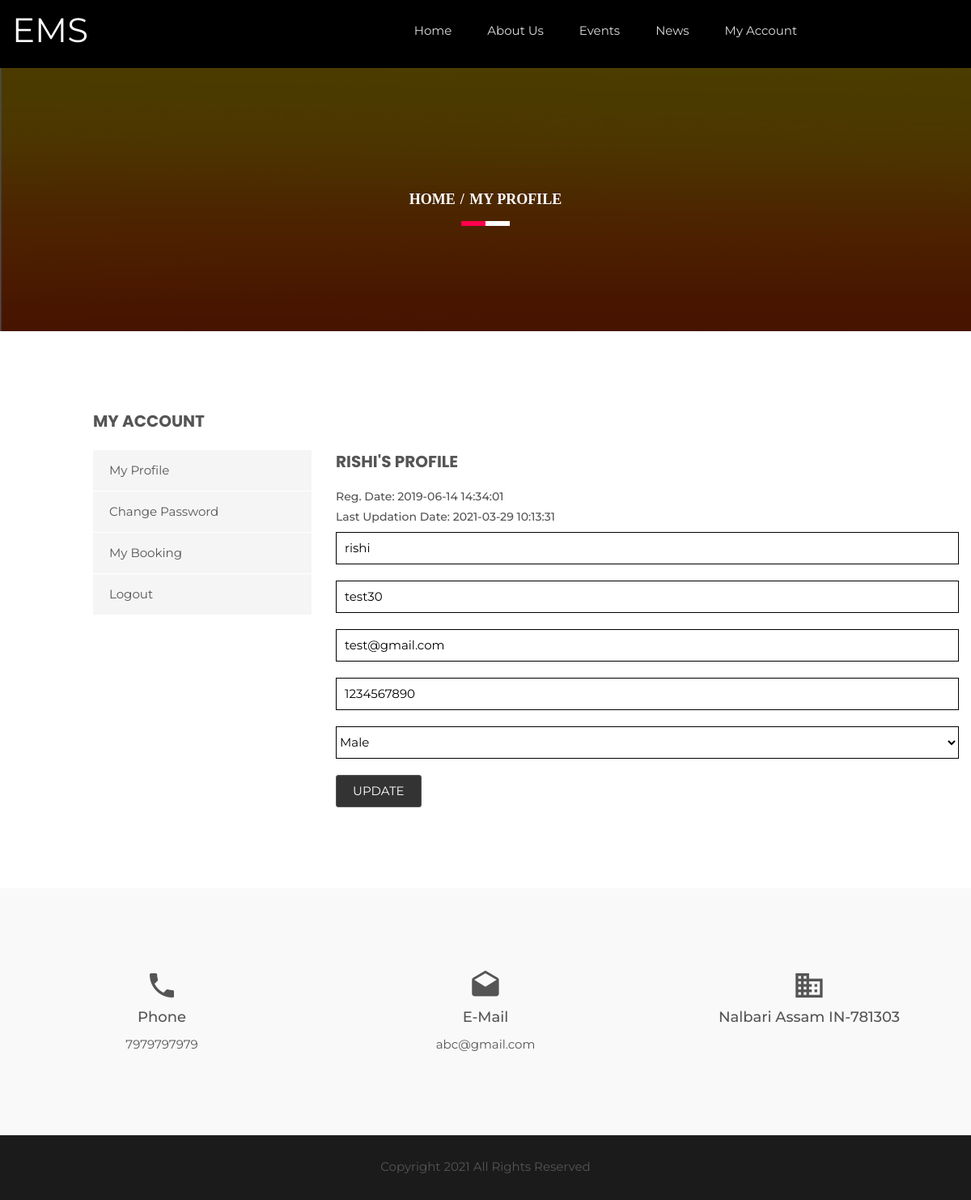
/profile.php (signed in), run on the app's committed database.
### tables this page shows
CREATE TABLE IF NOT EXISTS `tblgenralsettings` (
  `id` int(11) NOT NULL AUTO_INCREMENT,
  `SiteName` varchar(200) DEFAULT NULL,
  `PhoneNumber` bigint(12) DEFAULT NULL,
  `EmailId` varchar(255) DEFAULT NULL,
  `address` mediumtext,
  `footercontent` mediumtext,
  `LastUpdationDate` timestamp NULL DEFAULT NULL ON UPDATE CURRENT_TIMESTAMP,
  PRIMARY KEY (`id`)
);

CREATE TABLE IF NOT EXISTS `tblusers` (
  `Userid` int(11) NOT NULL AUTO_INCREMENT,
  `FullName` varchar(255) DEFAULT NULL,
  `UserName` varchar(200) DEFAULT NULL,
  `Emailid` varchar(255) DEFAULT NULL,
  `PhoneNumber` bigint(12) DEFAULT NULL,
  `UserGender` varchar(100) DEFAULT NULL,
  `UserPassword` varchar(255) DEFAULT NULL,
  `RegDate` timestamp NULL DEFAULT CURRENT_TIMESTAMP,
  `LastUpdationDate` timestamp NULL DEFAULT NULL ON UPDATE CURRENT_TIMESTAMP,
  `IsActive` int(1) DEFAULT NULL,
  PRIMARY KEY (`Userid`)
);

### profile.php (the view, shortened to what this page needs)
<?php
include('includes/config.php');
if(strlen($_SESSION['usrid'])==0)
    {
header('location:logout.php');
}
else{
    ?>
<!doctype html>
<html class="no-js" lang="en">
    <head>
        <link rel="stylesheet" href="css/bootstrap.min.css">
        <link rel="stylesheet" href="css/animate.css">
        <link rel="stylesheet" href="css/meanmenu.min.css">
        <link rel="stylesheet" href="css/owl.carousel.css">
        <link rel="stylesheet" href="css/icofont.css">
        <link rel="stylesheet" href="css/nivo-slider.css">
        <link rel="stylesheet" href="css/animate-text.css">
        <link rel="stylesheet" href="css/material-design-iconic-font.min.css">
		<link rel="stylesheet" href="style.css">
        <link rel="stylesheet" href="css/responsive.css">
		<link href="css/color/skin-default.css" rel="stylesheet">
    </head>
    <body>
         <div class="wrapper single-blog">
           <div id="home" class="header-slider-area">
                   <?php include_once('includes/header.php');?>
            </div>
            <div class="breadcumb-area bg-overlay">
                <div class="container">
                    <ol class="breadcrumb">
                        <li><a href="index.html">Home</a></li>
                        <li class="active">My Profile</li>
                    </ol>
                </div>
            </div>
            <div class="single-blog-area ptb100 fix">
               <div class="container">
                   <div class="row">
<?php include_once('includes/myaccountbar.php');?>
                       <div class="col-md-8 col-sm-7">
                           <div class="single-blog-body">
<?php
$uid=$_SESSION['usrid'];
$sql = "SELECT * from  tblusers where Userid=:uid";
$query = $dbh -> prepare($sql);
$query -> bindParam(':uid',$uid, PDO::PARAM_STR);
$query->execute();
$results=$query->fetchAll(PDO::FETCH_OBJ);
if($query->rowCount() > 0)
{
foreach($results as $result)
{    ?>
                                <div class="Leave-your-thought mt50">
                                    <h3 class="aside-title uppercase"><?php echo htmlentities($result->FullName);?>'s Profile</h3>
<h5>Reg. Date: <?php echo htmlentities($result->RegDate);?> </h5>
<?php if($result->LastUpdationDate!=""){?>
<h5>Last Updation Date: <?php echo htmlentities($result->LastUpdationDate);?> </h5>
<?php } ?>
                                    <div class="row">
                                        <form name="signup" method="post">
                                            <div class="col-md-12 col-sm-6 col-xs-12 lyt-left">
                                                <div class="input-box leave-ib">
<input type="text" placeholder="Name" class="info" name="name" value="<?php echo htmlentities($result->FullName);?>" required="true">
<input type="text" placeholder="Username" class="info" name="username" id="username" value="<?php echo htmlentities($result->UserName);?>" readonly="true" >
<input type="email" placeholder="Email Id" class="info" name="email" required="true" value="<?php echo htmlentities($result->Emailid);?>">
<input type="tel" placeholder="Phone Number" pattern="[0-9]{10}" title="10 numeric characters only" class="info" name="phonenumber" maxlength="10" required="true" value="<?php echo htmlentities($result->PhoneNumber);?>">
<select class="info" name="gender" required="true">
<option value="<?php echo htmlentities($result->UserGender);?>"><?php echo htmlentities($result->UserGender);?></option>
</select>
</div>
                                            </div>
<div class="col-xs-12">
<div class="input-box post-comment">
<input type="submit" value="Update" id="update" name="update" class="submit uppercase">
</div>
</div>
                                        </form>
                                    </div>
<?php }} ?>
                                </div>
                           </div>
                       </div>
               </div>
           </div></div>
                 <?php include_once('includes/footer.php');?>
         </div>
    </body>
</html>
<?php } ?>

### includes/header.php (shortened to what this page needs)
<?php
$ret = "Select  SiteName from tblgenralsettings ";
$querys = $dbh -> prepare($ret);
$querys->execute();
$resultss=$querys->fetchAll(PDO::FETCH_OBJ);
if($querys->rowCount() > 0)
{
foreach($resultss as $rows)
{ ?>
   <div id="home" class="header-slider-area">
                <div class="header-area header-2">
                    <div id="sticker" class="logo-menu-area header-area-2">
                        <div class="container hidden-xs">
                            <div class="row">
                                <div class="col-md-2 col-sm-3">
                                    <div class="logo">
                                        <a href="index.php" style="font-size:42px; color:#fff"><?php echo htmlentities($rows->SiteName);?></a>
                                    </div>
                                </div>
                                <div class="col-md-8 col-sm-9">
                                    <div class="main-menu text-right">
                                        <nav>
                                            <ul id="nav">
                                                <li><a class="smooth-scroll" href="index.php">Home</a></li>
                                                <li><a class="smooth-scroll" href="about-us.php">About Us</a></li>
                                                <li><a class="smooth-scroll" href="all-events.php">Events</a></li>
                                                <li><a class="smooth-scroll" href="news.php">News</a></li>
                                                <?php if(strlen($_SESSION['usrid']==0)){?>
                                                <li><a class="smooth-scroll" href="signup.php">Signup</a></li>
                                                 <li><a class="smooth-scroll" href="signin.php">Login</a></li>
                                             <?php } else {?>
<li><a class="smooth-scroll" href="profile.php">My Account</a></li>
                                             <?php } ?>
                                            </ul>
                                        </nav>
                                    </div>
                                </div>
                                </div>
                            </div>
                        </div>
                    </div>
                    <?php }} ?>

### includes/footer.php (shortened to what this page needs)
<?php
$ret = "Select  PhoneNumber,address,EmailId,footercontent from tblgenralsettings ";
$querys = $dbh -> prepare($ret);
$querys->execute();
$resultss=$querys->fetchAll(PDO::FETCH_OBJ);
if($querys->rowCount() > 0)
{
foreach($resultss as $rows)
{ ?>
 <div class="information-area off-white ptb100">
                    <div class="container">
                        <div class="row">
                            <div class="col-md-4 col-sm-3 col-xs-12">
                                <div class="single-information text-center">
                                    <div class="info-icon">
                                        <i class="zmdi zmdi-phone"></i>
                                    </div>
                                    <h4>Phone</h4>
                                    <p><?php echo htmlentities($rows->PhoneNumber);?></p>
                                </div>
                            </div>
                            <div class="col-md-4 col-sm-3 col-xs-12">
                                <div class="single-information text-center">
                                    <div class="info-icon">
                                        <i class="zmdi zmdi-email-open"></i>
                                    </div>
                                    <h4>E-Mail</h4>
                                    <p><a href="mailto:company@email.com"><?php echo htmlentities($rows->EmailId);?></a></p>
                                </div>
                            </div>
                            <div class="col-md-4 col-sm-3 col-xs-12">
                                <div class="single-information text-center">
                                    <div class="info-icon">
                                        <i class="zmdi zmdi-city-alt"></i>
                                    </div>
                                    <h4><?php echo htmlentities($rows->address);?></h4>
                                </div>
                            </div>
                        </div>
                    </div>
                </div>
            <div class="footer-area" align="center">
                <div class="container">
                    <div class="row">
                        <div class="col-md-12 col-sm-6 col-xs-12">
                            <div class="social-area">
                             <?php echo htmlentities($rows->footercontent);?>
                            </div>
                        </div>
                    </div>
                </div>
            </div>
            <?php }} ?>

### style.css (style rules this page uses)
.container { width: 1200px }
html, body { height: 100%; font-family: 'Montserrat', sans-serif; font-size: 15px; color: #555; line-height: 25px; }
.fix { overflow: hidden }
p { margin: 0 0 15px }
h1, h2, h3, h4, h5, h6 { margin: 0 0 10px }
a { -webkit-transition: all 0.3s ease 0s; transition: all 0.3s ease 0s; text-decoration: none; color: #555; }
ul { list-style: outside none none; margin: 0; padding: 0; }
.mt50 { margin-top: 50px }
.ptb100 { padding: 100px 0 }
.uppercase { text-transform: uppercase }
.off-white { background: #f9f9f9 }
.wrapper { background: #fff }
ul li { display: inline-block }
.main-menu ul li a { color: #ddd }
.logo-menu-area { padding: 35px 0 }
.main-menu ul li { margin-right: 40px }
.main-menu ul li:last-child { margin: 0 }
.header-area { left: 0; position: absolute; top: 0; width: 100%; z-index: 999; }
.header-slider-area { position: relative }
.bg-overlay { position: relative; z-index: 1; }
.bg-overlay:before { background: #000 none repeat scroll 0 0; content: ""; height: 100%; left: 0; opacity: 0.85; -ms-filter: "progid:DXImageTransform.Microsoft.Alpha(Opacity=85)"; position: absolute; top: 0; width: 100%; z-index: -1; }
.breadcumb-area.bg-overlay:before { opacity: 0.7; -ms-filter: "progid:DXImageTransform.Microsoft.Alpha(Opacity=70)"; }
input { border: 1px solid #555555; border-radius: 4px; height: 45px; line-height: 45px; padding: 0 10px; }
.input-box { display: inline-block }
input.submit { width: 95px; border-radius: 3px; float: right; height: 37px; line-height: 37px; background: #dddddd; }
.info-icon { font-size: 40px; margin-bottom: 10px; }
.single-information > p { margin-bottom: 5px }
.single-information p:last-child { margin: 0 }
.footer-area { background: #1b1b1b none repeat scroll 0 0; height: 80px; line-height: 78px; }
.header-2 { background: #000 none repeat scroll 0 0; position: static; }
select { background: transparent none repeat scroll 0 0; border: medium none; color: #777; height: 30px; width: 100%; }
.breadcumb-area { background: rgba(0, 0, 0, 0) url("img/bg.png") repeat scroll 0 0; padding: 150px 0; text-align: center; }
.breadcrumb { background-color: transparent; border-radius: 0; list-style: outside none none; margin-bottom: 0; padding: 0; position: relative; }
.breadcrumb > li + li:before { color: #fff; font-weight: 700; padding: 0 2px; }
.breadcrumb a, .breadcrumb li.active { color: #fff }
.breadcrumb li { font-family: popins; font-size: 18px; font-weight: 700; text-transform: uppercase; }
.breadcrumb:before, .breadcrumb:after { background: #fff none repeat scroll 0 0; bottom: -20px; content: ""; height: 6px; left: 50%; position: absolute; -webkit-transform: translateX(-50%); transform: translateX(-50%); width: 60px; }
.breadcrumb:after { background: #ff004d none repeat scroll 0 0; -webkit-transform: translateX(-100%); transform: translateX(-100%); width: 30px; }
.aside-title { font-family: Poppins; font-size: 20px; font-weight: 700; margin-bottom: 25px; }
.leave-ib input { border-color: #000; border-radius: 0; color: #000; height: 40px; line-height: 40px; margin-bottom: 20px; width: 100%; }
select { border-color: #000; border-radius: 0; color: #000; height: 40px; line-height: 40px; margin-bottom: 20px; width: 100%; border: 1px solid #000; }
.post-comment input.submit { background: #333333 none repeat scroll 0 0; color: #fff; height: 40px; line-height: 37px; padding: 0 20px; width: auto; -webkit-transition: all 0.3s ease 0s; transition: all 0.3s ease 0s; }
.input-box.post-comment { float: left }
#sticker { right: 0; left: 0; }

### css/responsive.css (style rules this page uses)
@media (min-width: 1170px) and (max-width: 1400px) { .logo-menu-area { padding: 25px 0; } }

### css/color/skin-default.css (style rules this page uses)
.breadcrumb::after { background: #ff004d none repeat scroll 0 0; }

### data on the page
tblgenralsettings: SiteName "EMS", PhoneNumber "7979797979", EmailId "abc@gmail.com", address "Nalbari Assam IN-781303", footercontent "Copyright 2021 All Rights Reserved"
tblusers: FullName "RISHI", RegDate "2019-06-14 14:34:01", LastUpdationDate "2021-03-29 10:13:31", name "rishi", username "test30", email "test@gmail.com", phonenumber "1234567890", gender "Male"
